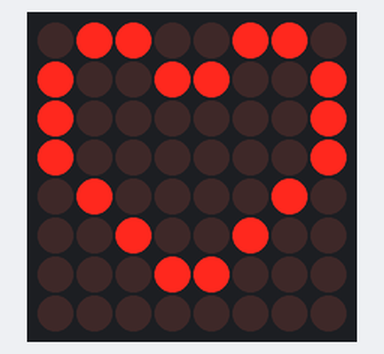
A sketch run on a simulated Arduino Uno, built with avr-gcc and run on an emulated ATmega328P. On the bench: 8×8 LED matrix.

Above: at 0.1 s.
At 1.1 s:
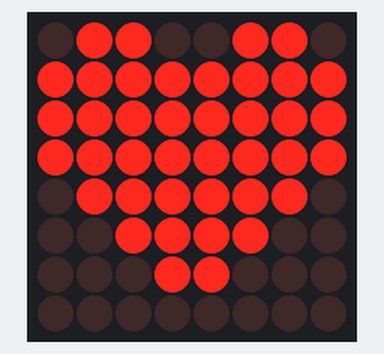

The sketch:

coracao.ino
```cpp
//#include "LedControl.h" //Procura essa bibliteca dentro do meu computador
#include <LedControl.h> //Esse pacote da biblioteca está na pasta raiz do meu Arduino

/*
  Agora, precisamos de um LedControl para trabalhar.
 ***** Esses números de pinos provavelmente não funcionarão com seu hardware *****
  o pino 6 está conectado ao DataIn
  o pino 8 está conectado ao CLK
  o pino 7 está conectado ao LOAD
  Temos apenas um único MAX72XX.
*/
int DIN = 12; // Dados de entrada
int CS =  10; // Habilita o carregamento
int CLK = 11; // Clock

LedControl lc = LedControl(DIN, CLK, CS, 1);

unsigned long delaytime = 100;

void setup()
{
  //Funções
  lc.shutdown(0, false); // Não quero que o meu display trabalhe em nível baixo
  lc.setIntensity(0, 8); // Intensidade de brilho 8
  lc.clearDisplay(0);    // Limpa o display
}

void loop()
{
  coracao();
  delay(1000);
  coracao_pulsando();
  delay(1000);

}

void coracao()
{
  //8 elementos
  byte a[8] = {B01100110,
               B10011001,
               B10000001,
               B10000001,
               B01000010,
               B00100100,
               B00011000,
               B00000000
              };

  lc.setRow(0, 0, a[0]);
  lc.setRow(0, 1, a[1]);
  lc.setRow(0, 2, a[2]);
  lc.setRow(0, 3, a[3]);
  lc.setRow(0, 4, a[4]);
  lc.setRow(0, 5, a[5]);
  lc.setRow(0, 6, a[6]);
  lc.setRow(0, 7, a[7]);
}
void coracao_pulsando()
{
  //8 elementos
  byte a[8] = {B01100110,
               B11111111,
               B11111111,
               B11111111,
               B01111110,
               B00111100,
               B00011000,
               B00000000
              };

  lc.setRow(0, 0, a[0]);
  lc.setRow(0, 1, a[1]);
  lc.setRow(0, 2, a[2]);
  lc.setRow(0, 3, a[3]);
  lc.setRow(0, 4, a[4]);
  lc.setRow(0, 5, a[5]);
  lc.setRow(0, 6, a[6]);
  lc.setRow(0, 7, a[7]);
}
```

Measured:
- what the display in image 1 shows lasts 1.0 s, from 1.0 s to 2.0 s
